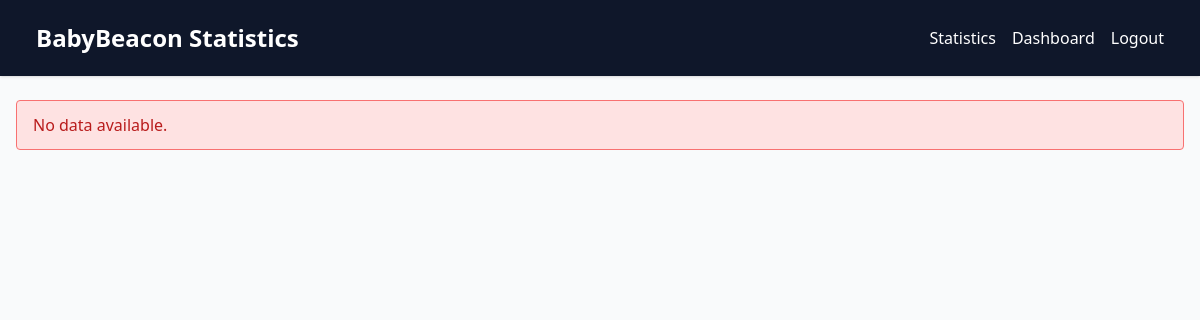
The page /statistics/ (signed in) on the database as committed earlier.
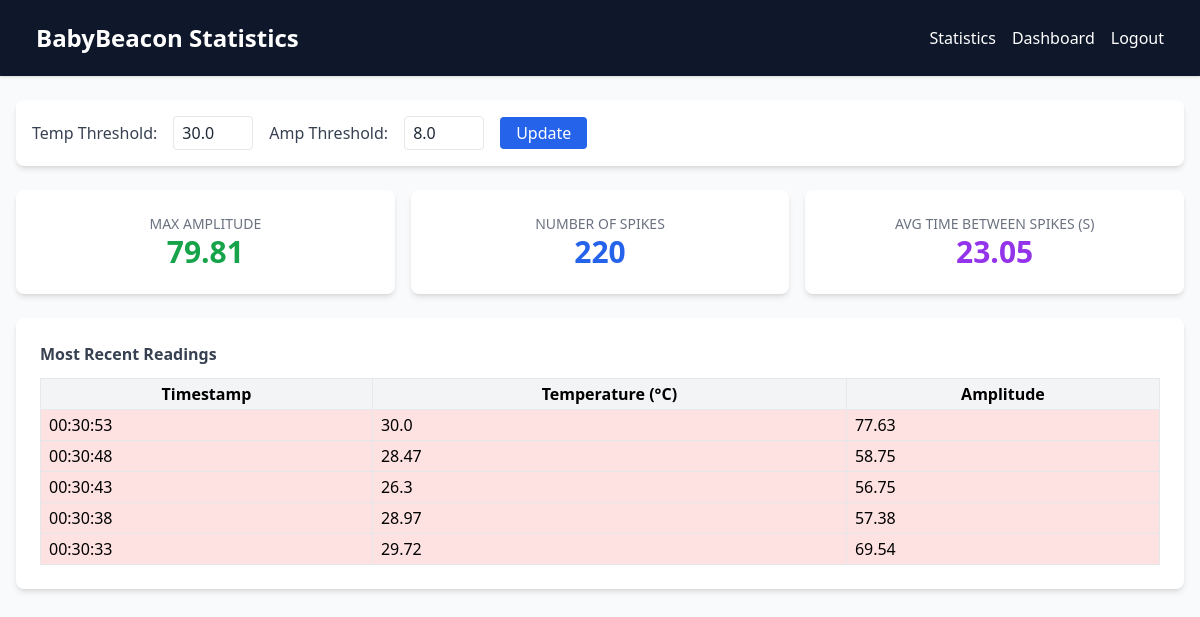
The same page on the database as committed later.
### sensors/models.py (models this page shows)
class SensorData(models.Model):
    user = models.ForeignKey(settings.AUTH_USER_MODEL, on_delete=models.CASCADE)
    temperature_c = models.FloatField()
    amplitude = models.FloatField()
    timestamp = models.DateTimeField(auto_now_add=True)

### sensors/views.py (the view)
# urls.py: path('statistics/', statistics, name='statistics'),
def statistics(request):
    if not request.user.is_authenticated:
        return redirect('user_login')
    user_data = SensorData.objects.filter(user=request.user).order_by('timestamp')
    if not user_data.exists():
        return render(request, 'sensors/statistics.html', {'error': 'No data available.'})
    temp_threshold = float(request.GET.get('temp_threshold', 30))
    amp_threshold = float(request.GET.get('amp_threshold', 8))
    spikes = [d for d in user_data if d.temperature_c >= temp_threshold or d.amplitude >= amp_threshold]
    num_spikes = len(spikes)
    max_amp = max([d.amplitude for d in spikes], default=0)
    avg_time_between_spikes = None
    if len(spikes) > 1:
        spikes_sorted = sorted(spikes, key=lambda d: d.timestamp)
        deltas = [(t2.timestamp - t1.timestamp).total_seconds()
                  for t1, t2 in zip(spikes_sorted[:-1], spikes_sorted[1:])]
        avg_time_between_spikes = sum(deltas) / len(deltas)
    recent_readings = user_data.order_by('-timestamp')[:5]
    context = {
        'recent_spikes': recent_readings,
        'num_spikes': num_spikes,
        'max_amp': max_amp,
        'avg_time_between_spikes': avg_time_between_spikes,
        'current_temp_threshold': temp_threshold,
        'current_amp_threshold': amp_threshold,
    }
    return render(request, 'sensors/statistics.html', context)

### templates/sensors/statistics.html (shortened to what this page needs)
{% block content %}
<div class="min-h-screen bg-gray-50 text-gray-800">
  <nav class="shadow" style="background:#0f172a; color: white; padding: 10px 20px;">
    <div class="max-w-7xl mx-auto px-4 py-3 flex justify-between items-center">
      <h1 class="text-2xl font-semibold">BabyBeacon Statistics</h1>
      <div class="flex space-x-4">
        <a href="{% url 'statistics' %}" class="hover:underline">Statistics</a>
        <a href="{% url 'dashboard' %}" class="hover:underline">Dashboard</a>
        <a href="{% url 'logout' %}" class="hover:underline">Logout</a>
      </div>
    </div>
  </nav>
  <div class="max-w-7xl mx-auto px-4 py-6 space-y-6">
    {% if error %}
      <div class="bg-red-100 border border-red-400 text-red-700 px-4 py-3 rounded" role="alert">
        {{ error }}
      </div>
    {% else %}
    <form method="get" class="bg-white shadow-md rounded-lg p-4 flex space-x-4 items-center">
      <label for="tempThreshold" class="text-gray-700 font-medium">Temp Threshold:</label>
      <input id="tempThreshold" name="temp_threshold" type="number" value="{{ current_temp_threshold|default:30 }}" min="0" step="0.1" class="border rounded px-2 py-1 w-20">
      <label for="ampThreshold" class="text-gray-700 font-medium">Amp Threshold:</label>
      <input id="ampThreshold" name="amp_threshold" type="number" value="{{ current_amp_threshold|default:8 }}" min="0" step="0.1" class="border rounded px-2 py-1 w-20">
      <button type="submit" class="bg-blue-600 text-white px-4 py-1 rounded">Update</button>
    </form>
    <div class="grid grid-cols-3 gap-4 mt-4">
      <div class="bg-white shadow-md rounded-lg p-6 text-center">
        <h2 class="text-gray-500 text-sm uppercase">Max Amplitude</h2>
        <p class="text-3xl font-semibold text-green-600">{{ max_amp }}</p>
      </div>
      <div class="bg-white shadow-md rounded-lg p-6 text-center">
        <h2 class="text-gray-500 text-sm uppercase">Number of Spikes</h2>
        <p class="text-3xl font-semibold text-blue-600">{{ num_spikes }}</p>
      </div>
      <div class="bg-white shadow-md rounded-lg p-6 text-center">
        <h2 class="text-gray-500 text-sm uppercase">Avg Time Between Spikes (s)</h2>
        <p class="text-3xl font-semibold text-purple-600">
          {% if avg_time_between_spikes %}{{ avg_time_between_spikes|floatformat:2 }}{% else %}N/A{% endif %}
        </p>
      </div>
    </div>
    <div class="bg-white shadow-md rounded-lg p-6 mt-6">
      <h2 class="text-gray-700 font-semibold mb-3">Most Recent Readings</h2>
      <table id="recentSpikesTable" class="w-full table-auto border-collapse border border-gray-300">
        <thead>
          <tr class="bg-gray-100">
            <th class="border px-2 py-1">Timestamp</th>
            <th class="border px-2 py-1">Temperature (°C)</th>
            <th class="border px-2 py-1">Amplitude</th>
          </tr>
        </thead>
        <tbody>
          {% for spike in recent_spikes %}
          <tr>
            <td class="border px-2 py-1">{{ spike.timestamp|date:"H:i:s" }}</td>
            <td class="border px-2 py-1">{{ spike.temperature_c }}</td>
            <td class="border px-2 py-1">{{ spike.amplitude }}</td>
          </tr>
          {% empty %}
          <tr>
            <td class="border px-2 py-1 text-center" colspan="3">No recent readings</td>
          </tr>
          {% endfor %}
        </tbody>
      </table>
    </div>
    {% endif %}
  </div>
</div>
{% endblock %}
{% block extra_js %}
<script src="https://cdn.tailwindcss.com"></script>
{% endblock %}

Rows that differ between the two databases and show on the page:
added SensorData: amplitude "79.81"
added SensorData: timestamp "00:30:53", temperature_c "30.0", amplitude "77.63"
added SensorData: timestamp "00:30:48", temperature_c "28.47", amplitude "58.75"
added SensorData: timestamp "00:30:43", temperature_c "26.3", amplitude "56.75"
added SensorData: timestamp "00:30:38", temperature_c "28.97", amplitude "57.38"
added SensorData: timestamp "00:30:33", temperature_c "29.72", amplitude "69.54"
Other text that changed with them:
form field temp_threshold: (not shown) → "30.0"
form field amp_threshold: (not shown) → "8.0"
{{ num_spikes }}: (not shown) → "220"
{{ avg_time_between_spikes|floatformat:2 }}: (not shown) → "23.05"
{{ error }}: "No data available." → (not shown)
text now shown: "Temp Threshold: Amp Threshold: Update MAX AMPLITUDE NUMBER OF SPIKES AVG TIME BETWEEN SPIKES (S) Most Recent Readings Timestamp Temperature (°C) Amplitude"
